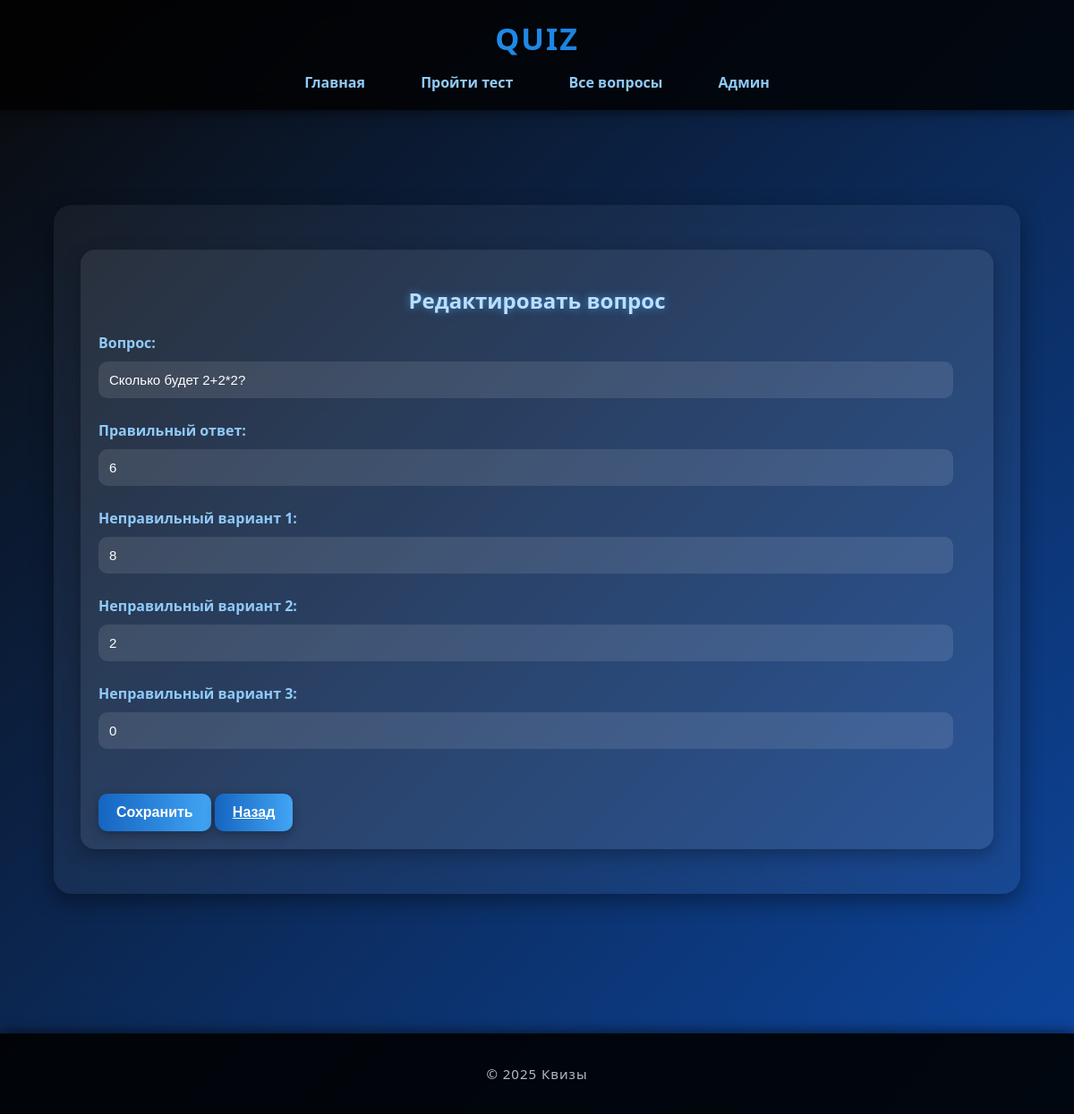
/question_edit/1/, run on the app's committed database.
### home8_les8/models.py (models this page shows, shortened)
class Question(db.Model):
    __tablename__ = 'question'
    id = db.Column(db.Integer, primary_key=True)
    question = db.Column(db.String(250), nullable=False)
    answer   = db.Column(db.String(100), nullable=False)
    wrong1   = db.Column(db.String(100), nullable=False)
    wrong2   = db.Column(db.String(100), nullable=False)
    wrong3   = db.Column(db.String(100), nullable=False)

### home8_les8/main.py (the view, shortened to what this page needs)
@app.route('/question_edit/<int:id>/', methods=['GET', 'POST'])
def question_edit(id):
    q = Question.query.get_or_404(id)
    return render_template('question_edit.html', q=q, html_config=html_config)

### home8_les8/templates/question_edit.html (shortened to what this page needs)
{% extends "base.html" %}
{% block content %}
<div class="card">
    <h2 style="text-align:center;">Редактировать вопрос</h2>
    <form method="POST">
        <label>Вопрос:</label>
        <input type="text" name="question" value="{{ q.question }}" required>
        <label>Правильный ответ:</label>
        <input type="text" name="answer" value="{{ q.answer }}" required>
        <label>Неправильный вариант 1:</label>
        <input type="text" name="wrong1" value="{{ q.wrong1 }}" required>
        <label>Неправильный вариант 2:</label>
        <input type="text" name="wrong2" value="{{ q.wrong2 }}" required>
        <label>Неправильный вариант 3:</label>
        <input type="text" name="wrong3" value="{{ q.wrong3 }}" required>
        <div style="margin-top: 20px;">
            <button type="submit"> Сохранить</button>
            <button type="submit">  <a style="color: white;" href="{{ url_for('view_quiz_edit') }}" > Назад</a></button>
        </div>
    </form>
</div>
{% endblock %}

### home8_les8/static/main.css (style rules this page uses)
body { font-family: 'Segoe UI', Tahoma, sans-serif; margin: 0; padding: 0; background: linear-gradient(135deg, #0a0a0a, #0d47a1, #1e88e5); background-size: 300% 300%; animation: bgMove 10s infinite linear; color: #f4f6f9; }
.card { background: rgba(255,255,255,0.08); border-radius: 16px; padding: 25px; margin: 20px 0; box-shadow: 0 6px 20px rgba(0,0,0,0.3); transition: all 0.4s ease; transform: scale(1); }
input, textarea { width: 100%; padding: 12px; margin: 10px 0; border-radius: 10px; border: none; outline: none; font-size: 15px; background: rgba(255,255,255,0.1); color: #fff; transition: all 0.3s ease; }
button, .btn { background: linear-gradient(90deg, #1565c0, #42a5f5); color: white; border: none; padding: 12px 20px; margin-top: 15px; border-radius: 12px; font-size: 16px; font-weight: bold; cursor: pointer; transition: all 0.4s ease; box-shadow: 0 4px 12px rgba(0,0,0,0.3); position: relative; }
form label { display: block; margin-top: 10px; font-weight: bold; color: #90caf9; }
form input { margin-bottom: 15px; }
form button, form .btn { margin-top: 15px; display: inline-block; }

### home8_les8/templates/base.html (style rules this page uses)
body { font-family: 'Segoe UI', Tahoma, sans-serif; margin: 0; padding: 0; background: linear-gradient(135deg, #0a0a0a, #0d47a1); background-attachment: fixed; color: #f4f6f9; overflow-x: hidden; }
.card { background: rgba(255,255,255,0.08); border-radius: 16px; padding: 20px; margin: 20px 0; box-shadow: 0 6px 20px rgba(0,0,0,0.3); transition: all 0.4s ease; transform: scale(1); }
h2, h3 { color: #bbdefb; text-shadow: 0 0 10px rgba(66,165,245,0.7); }
button, .btn { background: linear-gradient(90deg, #1565c0, #42a5f5); color: white; border: none; padding: 12px 20px; margin-top: 15px; border-radius: 10px; font-size: 16px; cursor: pointer; transition: all 0.4s ease; box-shadow: 0 4px 12px rgba(0,0,0,0.3); position: relative; overflow: hidden; }
button::before, .btn::before { content: ""; position: absolute; top: -50%; left: -50%; width: 200%; height: 200%; transition: all 0.6s ease; }

### home8_les8/templates/question_edit.html (style rules this page uses)
input { width: 95%; }

### data on the page
Question: question "Сколько будет 2+2*2?", answer "6", wrong1 "8", wrong2 "2", wrong3 "0"
